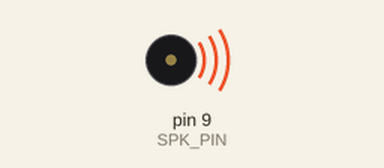
Bench run of a sketch on a simulated Arduino Uno, built with avr-gcc and run on an emulated ATmega328P. On the bench: buzzer (waves = sounding).

Above: at 0.05 s.
Timing chart, 0 to 3.0 s (numbered marks = the images above):
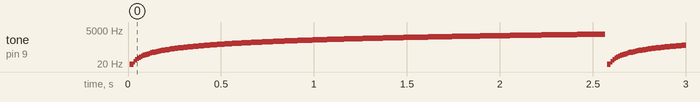

The sketch:

Buzzer_siren.ino
```cpp
//50%DT比の矩形波を生成するプログラム

#define SPK_PIN 9

void setup() {
  pinMode(SPK_PIN, OUTPUT);
}

void loop() {
  int i;
  for(i=0; i<256; ++i){
    tone(SPK_PIN, i*10, 20);
    delay(10);
  }

}
```

Measured:
- by itself, tone on pin 9 (SPK_PIN): plays 10 Hz for 0.01 s, 20 Hz for 0.01 s, 30 Hz for 0.01 s, 40 Hz for 0.01 s, 50 Hz for 0.01 s, 60 Hz for 0.01 s … (7963 notes in this stretch)
